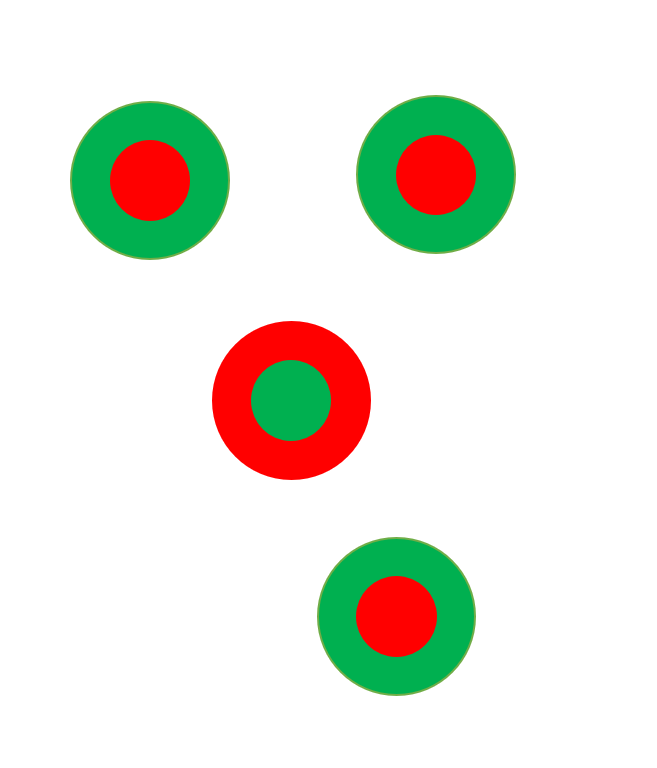
#> input picture study/q4c.png, 657 x 768 px
$ python color_serach.py
#> lines starting #> are read from the running program, lines starting #| are printed output that depends on the picture; after the words box and inside, x2 and y2 are one past the last pixel; in counts of white or black regions, pixels touching at a corner belong together
import cv2
import numpy as np
import os

# === パラメータ ===
MIN_AREA = 15  # ここ未満のピクセル数を持つ成分は捨てる

# === 入力画像 ===
input_path = "q4c.png"
image = cv2.imread(input_path)
#> image is the input picture: shape (768, 657, 3); mean B, G, R 222.6, 232.1, 230.6
if image is None:
    raise FileNotFoundError(f"画像が読み込めません: {input_path}")
hsv = cv2.cvtColor(image, cv2.COLOR_BGR2HSV)
#> hsv: shape (768, 657, 3); mean H, S, V 7.2, 39.4, 247.1

# === HSV 色範囲 ===
lower_red1 = np.array([0,   100,   0])
upper_red1 = np.array([5,   255, 255])
lower_red2 = np.array([177, 100,   0])
upper_red2 = np.array([180, 255, 255])   # 0〜180 の両端をまたぐため 170 から
lower_green = np.array([55,  60,   0])
upper_green = np.array([80, 255, 255])

# === マスク生成（色抽出）===
mask_red  = cv2.bitwise_or(cv2.inRange(hsv, lower_red1, upper_red1),
                           cv2.inRange(hsv, lower_red2, upper_red2))
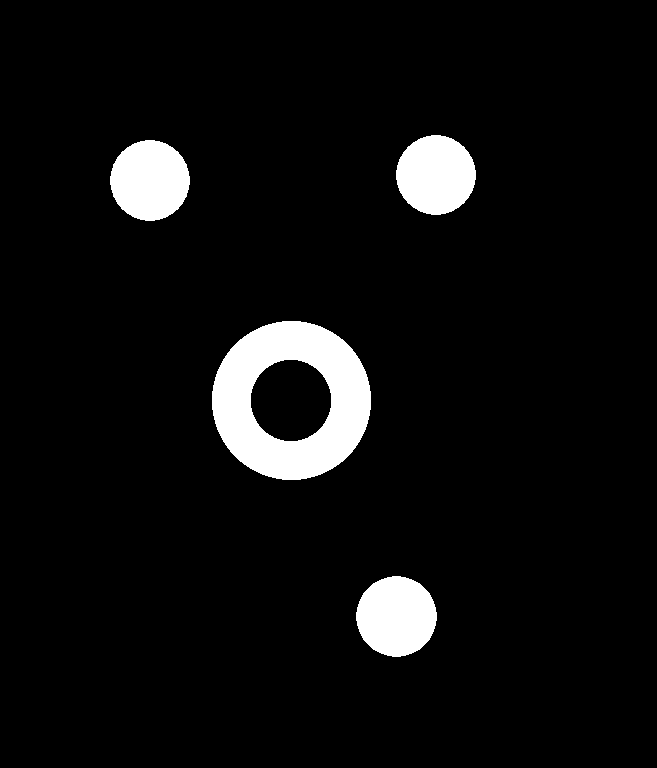
#> mask_red: shape (768, 657); 5.9% white; 4 white regions, box (x1, y1, x2, y2) and area: (212, 321, 371, 480) 14761, (356, 576, 437, 657) 5073, (110, 140, 190, 221) 5024, (396, 135, 476, 215) 4960
mask_green = cv2.inRange(hsv, lower_green, upper_green)
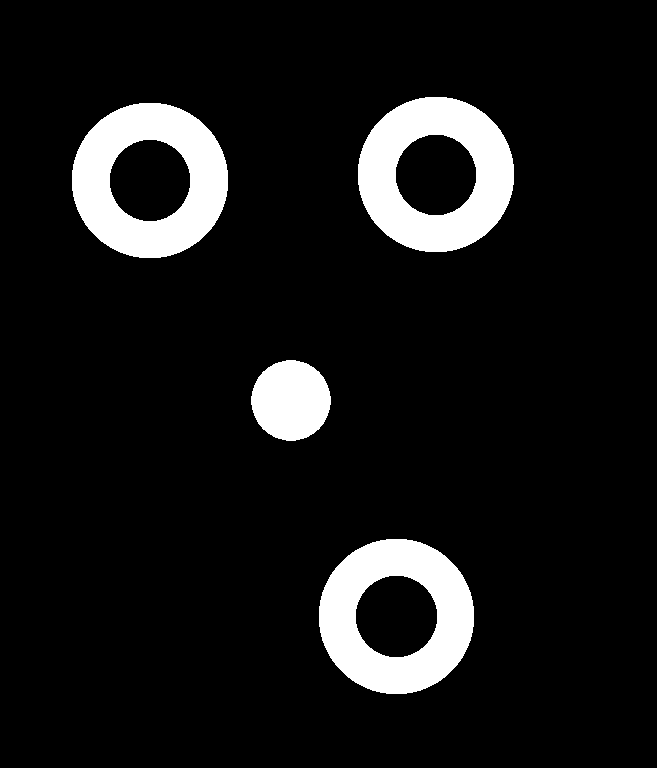
#> mask_green: shape (768, 657); 9.3% white; 4 white regions, box (x1, y1, x2, y2) and area: (358, 97, 514, 252) 14044, (72, 103, 228, 258) 13992, (319, 539, 474, 694) 13788, (251, 360, 331, 441) 5016

# === 小領域除去（輪郭を塗りつぶさず形状維持）===
def filter_small_components(mask, min_area):
#> called with min_area = 15
    num, labels, stats, _ = cv2.connectedComponentsWithStats(mask, connectivity=8)
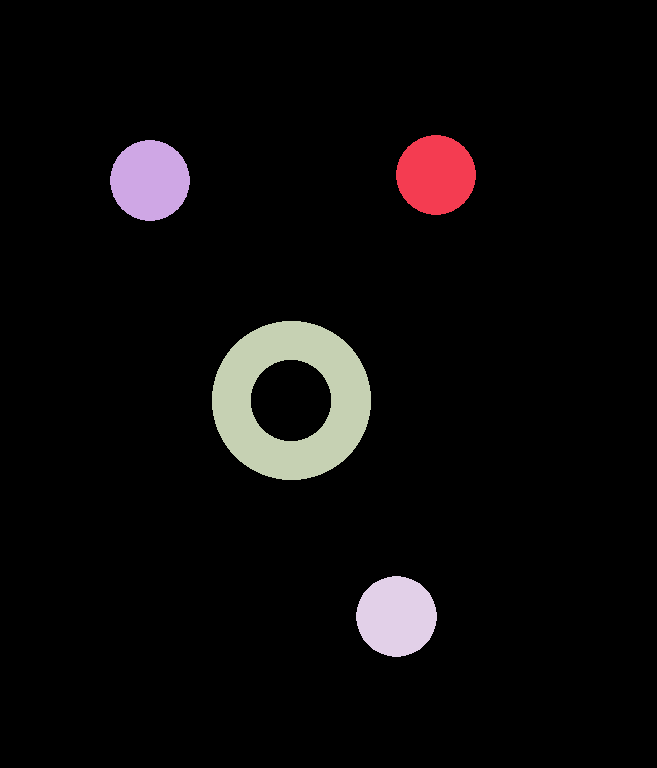
#> labels: shape (768, 657) int32; 5 distinct labels, from 0 to 4; one colour per label, 0 black
#> num = 5; stats = [[0, 0, 657, 768, 474758], [396, 135, 80, 80, 4960], [110, 140, 80, 81, 5024], [212, 321, 159, 159, 14761], [356, 576, 81, 81, 5073]]
    filtered = np.zeros_like(mask)
    for i in range(1, num):                      # 0番は背景
        if stats[i, cv2.CC_STAT_AREA] >= min_area:
            filtered[labels == i] = 255
    return filtered

mask_red_filtered   = filter_small_components(mask_red,   MIN_AREA)
mask_green_filtered = filter_small_components(mask_green, MIN_AREA)
#> call 2 of filter_small_components, with min_area = 15
#> in filter_small_components (call 2), `num, labels, stats, _ = cv2.connectedComponentsWithStats(mask, connect..`:
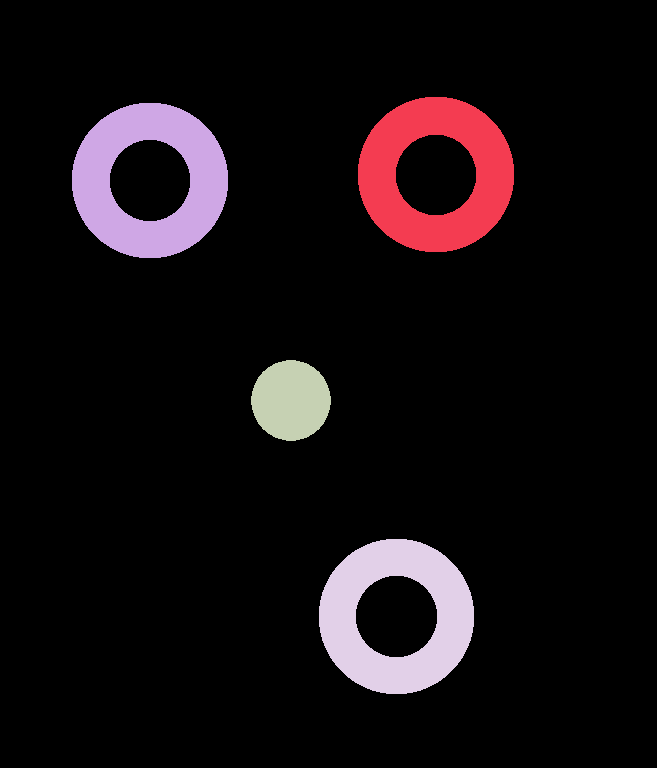
#> labels: shape (768, 657) int32; 5 distinct labels, from 0 to 4; one colour per label, 0 black
#> in filter_small_components (call 2), `num, labels, stats, _ = cv2.connectedComponentsWithStats(mask, connect..`: stats = [[0, 0, 657, 768, 457736], [358, 97, 156, 155, 14044], [72, 103, 156, 155, 13992], [251, 360, 80, 81, 5016], [319, 539, 155, 155, 13788]]

# === 可視化用合成 ===
output = np.zeros_like(image)
output[mask_red_filtered   > 0] = [0,   0, 255]  # 赤領域 → 青チャンネル0, 緑0, 赤255
output[mask_green_filtered > 0] = [0, 255,   0]  # 緑領域

# === 表示 ===
#cv2.imshow("Red Mask (area-filtered)",   mask_red_filtered)
#cv2.imshow("Green Mask (area-filtered)", mask_green_filtered)
cv2.imshow("Combined Output",            output)
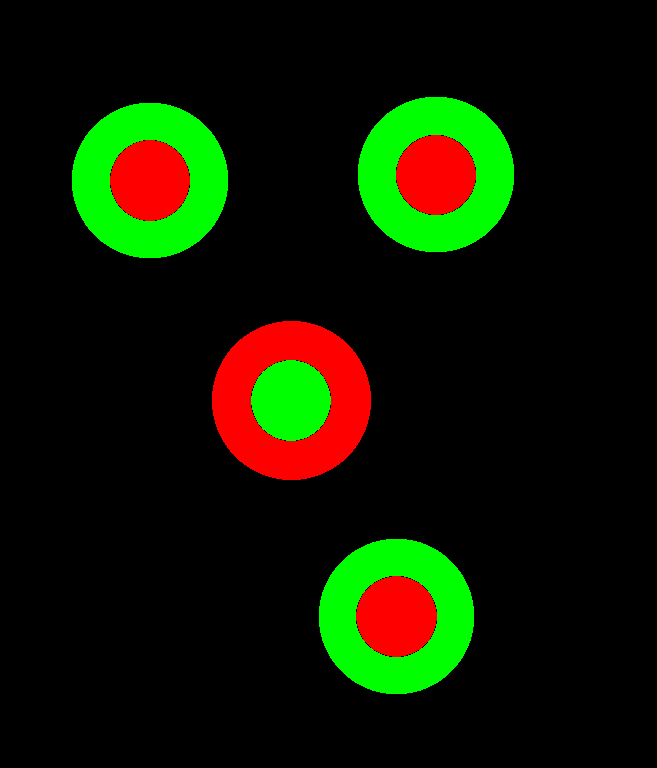
#> window 'Combined Output': shape (768, 657, 3); mean B, G, R 0, 23.7, 15.1
cv2.waitKey(0)
cv2.destroyAllWindows()

$ run again, with study/q5c.png copied over study/q4c.png
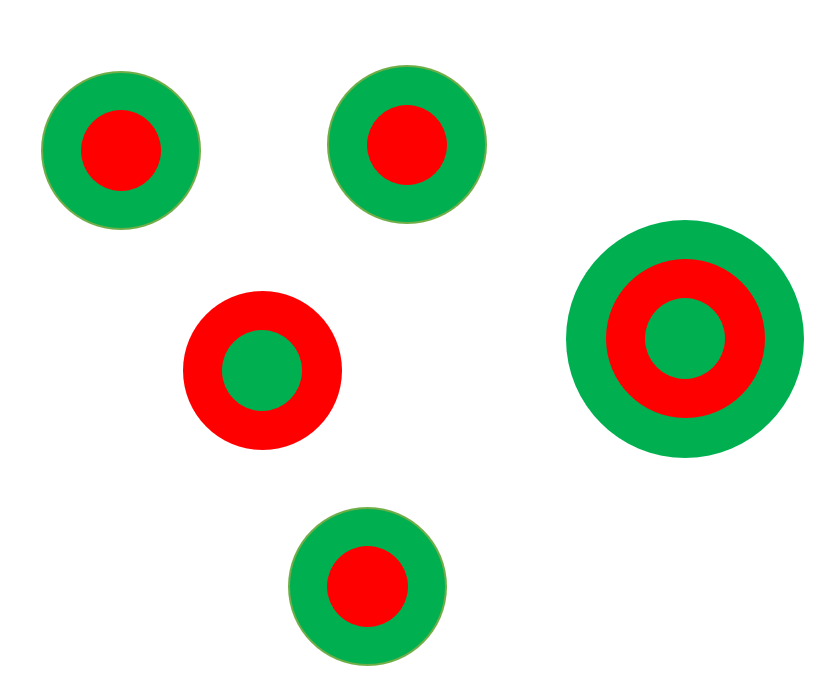
#> input picture study/q5c.png, 815 x 685 px
#> image is the input picture: shape (685, 815, 3); mean B, G, R 209.7, 223.3, 219.4
#> hsv: shape (685, 815, 3); mean H, S, V 10.5, 55.8, 243.6
#> mask_red: shape (685, 815); 8% white; 5 white regions, box (x1, y1, x2, y2) and area: (183, 291, 342, 450) 14761, (606, 259, 765, 418) 14621, (327, 546, 408, 627) 5073, (81, 110, 161, 191) 5024, (367, 105, 447, 185) 4960
#> mask_green: shape (685, 815); 13.7% white; 6 white regions, box (x1, y1, x2, y2) and area: (566, 220, 804, 458) 24619, (329, 67, 485, 222) 14044, (43, 73, 199, 228) 13992, (290, 509, 445, 664) 13788, (645, 298, 725, 379) 5016, (222, 330, 302, 411) 5016
#> labels: shape (685, 815) int32; 6 distinct labels, from 0 to 5
#> num = 6; stats = [[0, 0, 815, 685, 513836], [367, 105, 80, 80, 4960], [81, 110, 80, 81, 5024], [606, 259, 159, 159, 14621], [183, 291, 159, 159, 14761], [327, 546, 81, 81, 5073]]
#> in filter_small_components (call 2), `num, labels, stats, _ = cv2.connectedComponentsWithStats(mask, connect..`:
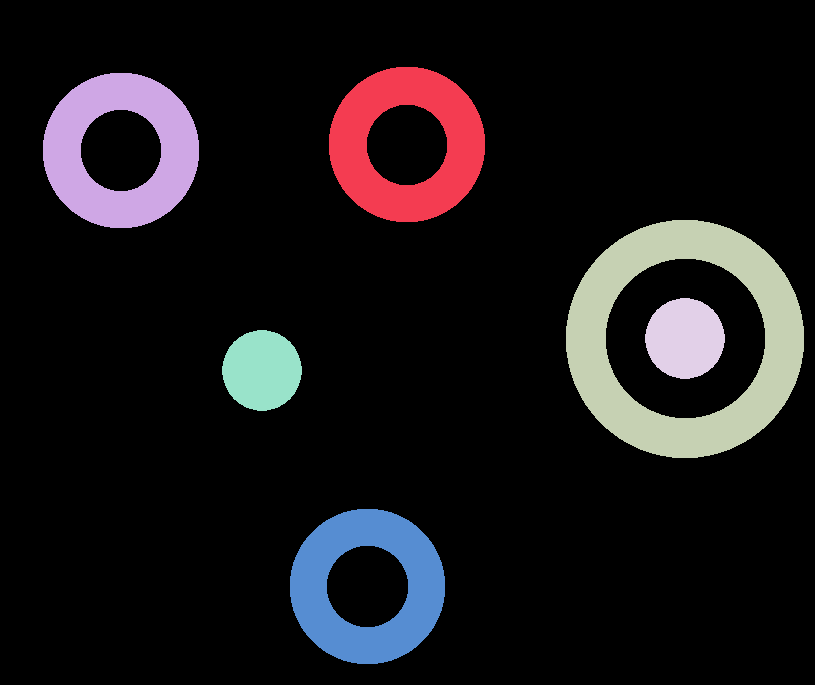
#> labels: shape (685, 815) int32; 7 distinct labels, from 0 to 6; one colour per label, 0 black
#> num = 7; stats = [[0, 0, 815, 685, 481800], [329, 67, 156, 155, 14044], [43, 73, 156, 155, 13992], [566, 220, 238, 238, 24619], [645, 298, 80, 81, 5016], [222, 330, 80, 81, 5016], [290, 509, 155, 155, 13788]]
#> `cv2.imshow("Combined Output",            output)`:
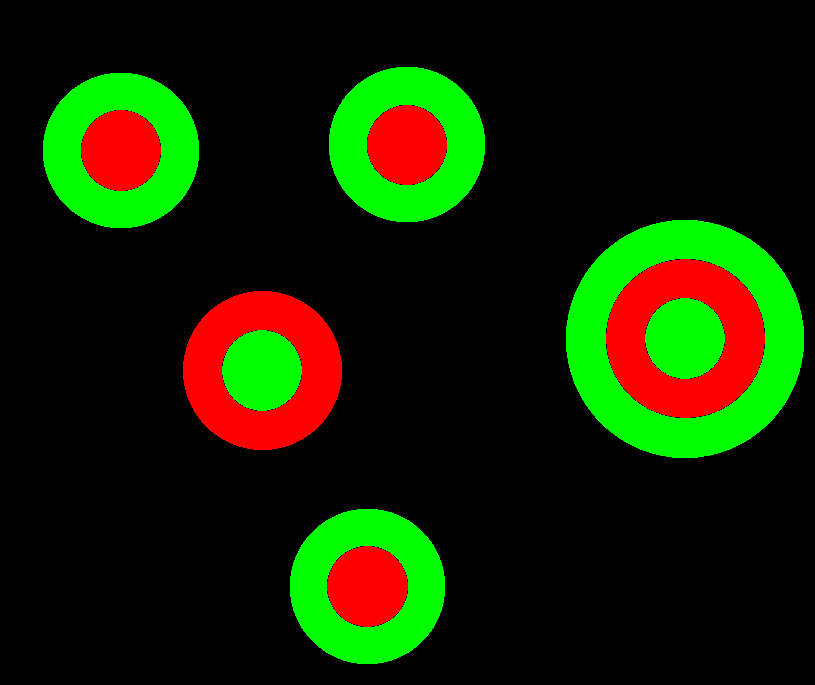
#> window 'Combined Output': shape (685, 815, 3); mean B, G, R 0, 34.9, 20.3

$ run again, with study/q7c.png copied over study/q4c.png
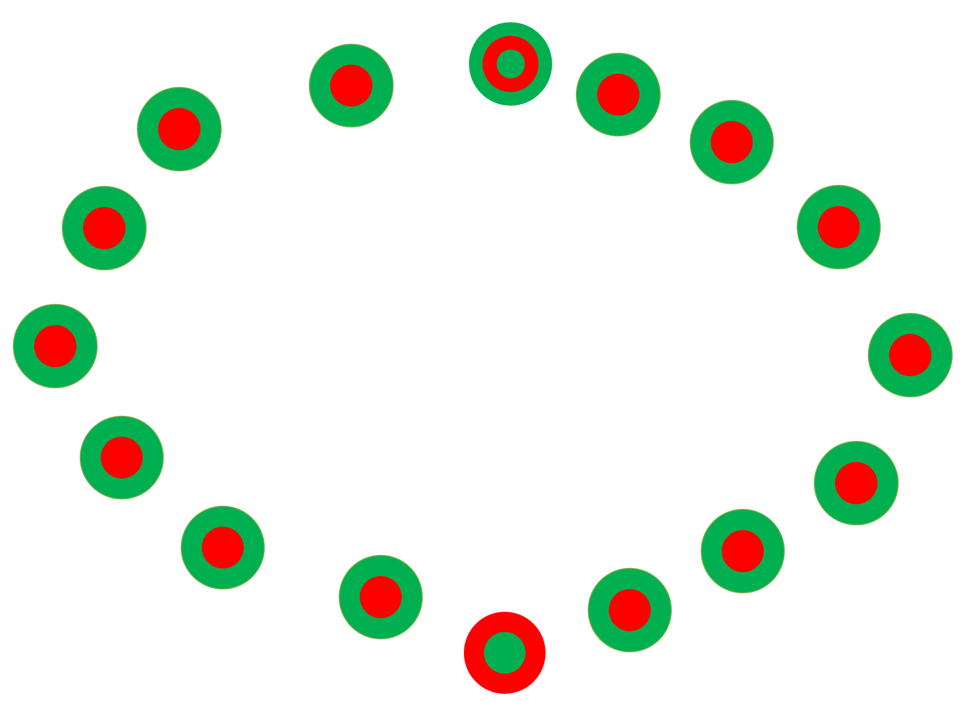
#> input picture study/q7c.png, 977 x 708 px
#> image is the input picture: shape (708, 977, 3); mean B, G, R 229.5, 238.4, 232.2
#> hsv: shape (708, 977, 3); mean H, S, V 6.8, 31.8, 247.5
#> mask_red: shape (708, 977); 3.6% white; 16 white regions, largest, box (x1, y1, x2, y2) and area: (464, 612, 546, 694) 3894, (483, 36, 538, 92) 1771, (158, 108, 200, 150) 1373
#> mask_green: shape (708, 977); 8.7% white; 17 white regions, largest, box (x1, y1, x2, y2) and area: (138, 88, 221, 171) 3995, (63, 187, 146, 270) 3995, (14, 305, 97, 388) 3995
#> labels: shape (708, 977) int32; 17 distinct labels, from 0 to 16
#> num = 17; stats = 17 rows, first 6: [0, 0, 977, 708, 666957], [483, 36, 55, 56, 1771], [330, 65, 42, 41, 1361], [597, 74, 42, 41, 1361], [158, 108, 42, 42, 1373], [711, 121, 42, 42, 1363]
#> in filter_small_components (call 2), `num, labels, stats, _ = cv2.connectedComponentsWithStats(mask, connect..`:
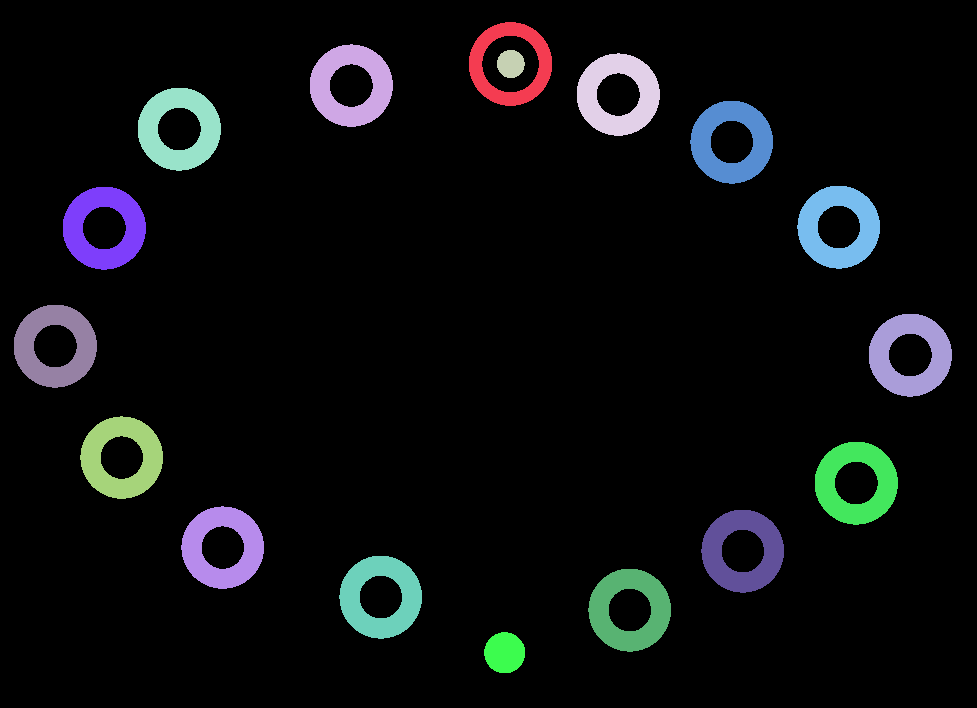
#> labels: shape (708, 977) int32; 18 distinct labels, from 0 to 17; one colour per label, 0 black
#> num = 18; stats = 18 rows, first 6: [0, 0, 977, 708, 631210], [469, 22, 83, 84, 2982], [310, 44, 83, 83, 3957], [497, 50, 28, 28, 617], [577, 53, 83, 83, 3957], [138, 88, 83, 83, 3995]
#> `cv2.imshow("Combined Output",            output)`:
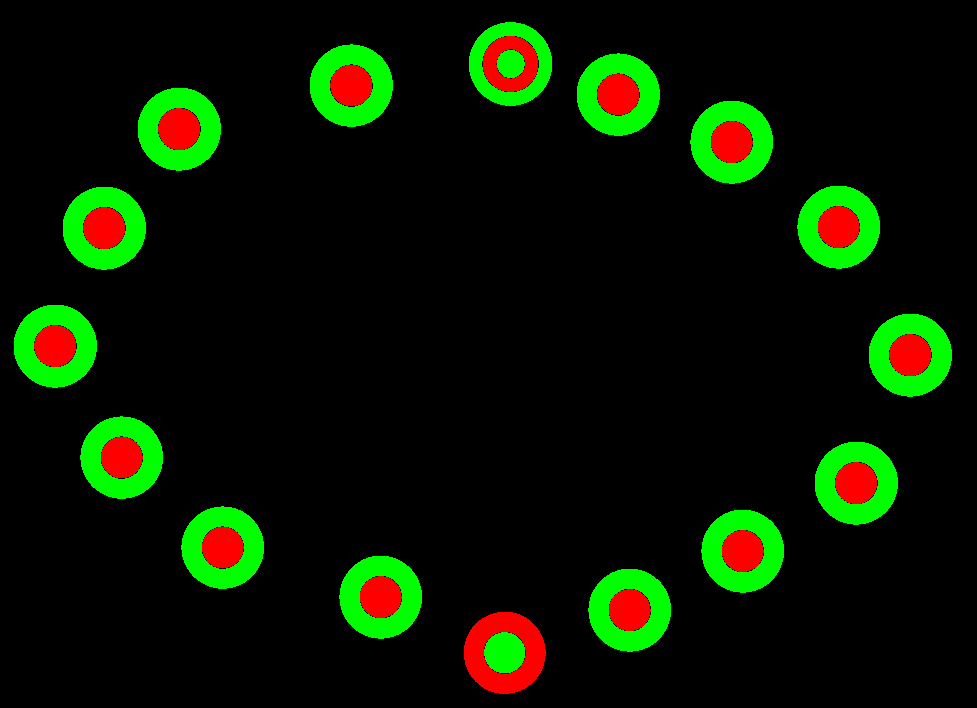
#> window 'Combined Output': shape (708, 977, 3); mean B, G, R 0, 22.3, 9.1
